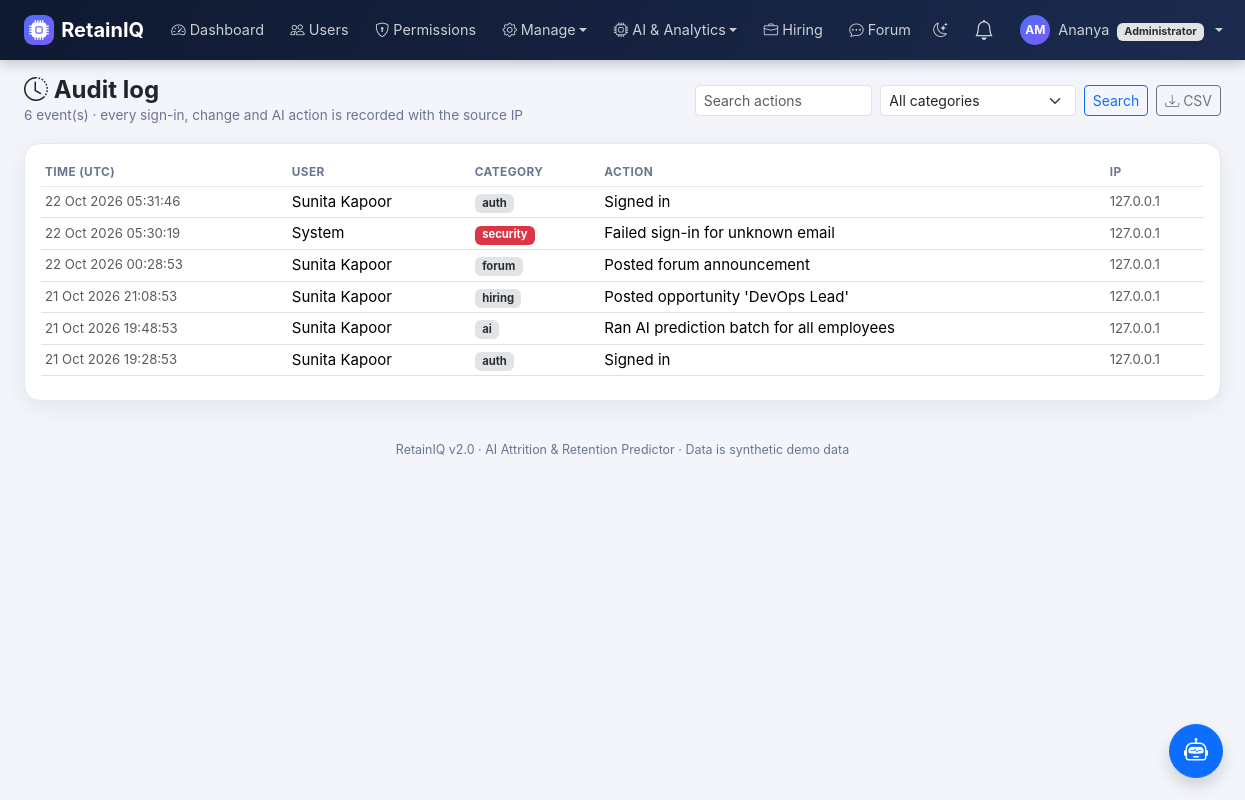
/admin/logs (signed in), run on the app's committed database.
### models.py (models this page shows, shortened)
class User(db.Model, UserMixin):
    id = db.Column(db.Integer, primary_key=True)
    name = db.Column(db.String(120), nullable=False)
    email = db.Column(db.String(120), unique=True, nullable=False, index=True)
    password_hash = db.Column(db.String(255), nullable=False)
    role = db.Column(db.String(20), nullable=False)
    department_id = db.Column(db.Integer, db.ForeignKey("department.id"))
    manager_id = db.Column(db.Integer, db.ForeignKey("user.id"), nullable=True)
    is_active_flag = db.Column(db.Boolean, default=True)
    created_at = db.Column(db.DateTime, default=utcnow)
    last_login_at = db.Column(db.DateTime)
    failed_login_count = db.Column(db.Integer, default=0)
    locked_until = db.Column(db.DateTime)
    must_change_password = db.Column(db.Boolean, default=False)
    department = db.relationship("Department", backref="users")
    manager = db.relationship("User", remote_side=[id], backref="direct_reports")
    employee_profile = db.relationship("Employee", backref="user", uselist=False)
    @property
    def is_active(self):
        return bool(self.is_active_flag)
    @property
    def role_label(self):
        return ROLE_LABELS.get(self.role, self.role.replace("_", " ").title())
    @property
    def initials(self):
        parts = (self.name or "?").split()
        return (parts[0][0] + (parts[-1][0] if len(parts) > 1 else "")).upper()

class ActivityLog(db.Model):
    id = db.Column(db.Integer, primary_key=True)
    user_id = db.Column(db.Integer, db.ForeignKey("user.id"))
    action = db.Column(db.String(255))
    category = db.Column(db.String(30), default="general")   # auth/admin/ai/data/hiring/forum/security
    ip_address = db.Column(db.String(64))
    timestamp = db.Column(db.DateTime, default=utcnow, index=True)
    user = db.relationship("User")

### routes/admin.py (the view)
@bp.route("/logs")
@permission_required("view_activity_logs")
def logs():
    cat, q = request.args.get("category", ""), request.args.get("q", "").strip()
    page = max(1, request.args.get("page", 1, type=int))
    query = ActivityLog.query
    if cat:
        query = query.filter_by(category=cat)
    if q:
        query = query.filter(ActivityLog.action.ilike(f"%{q}%"))
    total = query.count()
    rows = query.order_by(ActivityLog.timestamp.desc()).offset((page - 1) * 25).limit(25).all()
    cats = [c for (c,) in db.session.query(ActivityLog.category).distinct().all() if c]
    return render_template("admin/logs.html", logs=rows, cats=sorted(cats), cat=cat, q=q, page=page,
                           pages=max(1, -(-total // 25)), total=total)

### routes/admin.py (called while the page is built)
@bp.before_request
@login_required
@roles_required("super_admin")
def guard():
    pass

### security.py (called while the page is built)
def csrf_token():
    if "_csrf" not in session:
        session["_csrf"] = secrets.token_urlsafe(32)
    return session["_csrf"]

def csrf_input():
    return Markup(f'<input type="hidden" name="csrf_token" value="{csrf_token()}">')

def has_permission(user, perm):
    from models import RolePermission
    if not getattr(user, "is_authenticated", False):
        return False
    if user.role == "super_admin":
        return True
    cache = g.setdefault("_perm_cache", {})
    if user.role not in cache:
        cache[user.role] = {rp.permission for rp in RolePermission.query.filter_by(role=user.role)}
    return perm in cache[user.role]

def permission_required(*perms):
    def deco(fn):
        @wraps(fn)
        def wrapper(*a, **kw):
            if not current_user.is_authenticated:
                abort(401)
            if not all(has_permission(current_user, p) for p in perms):
                abort(403)
            return fn(*a, **kw)
        return wrapper
    return deco

### utils.py (called while the page is built)
def roles_required(*roles):
    def decorator(fn):
        @wraps(fn)
        def wrapper(*args, **kwargs):
            if not current_user.is_authenticated:
                abort(401)
            if current_user.role not in roles:
                abort(403)
            return fn(*args, **kwargs)
        return wrapper
    return decorator

### templates/admin/logs.html (shortened to what this page needs)
{% extends "base.html" %}
{% block content %}
<div class="page-head"><div><h4><i class="bi bi-clock-history"></i> Audit log</h4><div class="sub">{{ total }} event(s) · every sign-in, change and AI action is recorded with the source IP</div></div>
  <div class="d-flex gap-2 flex-wrap"><form class="d-flex gap-2"><input name="q" value="{{ q }}" class="form-control form-control-sm" placeholder="Search actions">
    <select name="category" class="form-select form-select-sm" onchange="this.form.submit()"><option value="">All categories</option>{% for c in cats %}<option {{ 'selected' if cat==c }}>{{ c }}</option>{% endfor %}</select>
    <button class="btn btn-sm btn-outline-primary">Search</button></form>
    <a class="btn btn-sm btn-outline-secondary" href="{{ url_for('admin.logs_csv') }}"><i class="bi bi-download"></i> CSV</a></div></div>
<div class="card-soft p-3"><div class="table-responsive"><table class="table table-sm mb-2"><thead><tr><th>Time (UTC)</th><th>User</th><th>Category</th><th>Action</th><th>IP</th></tr></thead><tbody>
  {% for l in logs %}<tr><td class="small text-muted text-nowrap">{{ l.timestamp.strftime('%d %b %Y %H:%M:%S') }}</td><td>{{ l.user.name if l.user else 'System' }}</td>
    <td><span class="badge bg-{{ 'danger' if l.category=='security' else 'secondary-subtle text-secondary-emphasis' }}">{{ l.category }}</span></td><td>{{ l.action }}</td><td class="small text-muted">{{ l.ip_address }}</td></tr>
  {% else %}<tr><td colspan="5" class="text-center text-muted py-4">No events match.</td></tr>{% endfor %}</tbody></table></div>
  </div>
{% endblock %}

### templates/base.html (shortened to what this page needs)
<!DOCTYPE html>
<html lang="en" data-bs-theme="light">
<head>
<link href="{{ url_for('static', filename='vendor/bootstrap/bootstrap.min.css') }}" rel="stylesheet">
<link href="{{ url_for('static', filename='vendor/bootstrap-icons/bootstrap-icons.min.css') }}" rel="stylesheet">
<link href="{{ url_for('static', filename='css/style.css') }}" rel="stylesheet">
</head>
<body>
{% if current_user.is_authenticated %}
<nav class="navbar navbar-expand-xl navbar-dark app-navbar sticky-top">
  <div class="container-fluid px-lg-4">
    <a class="navbar-brand fw-bold d-flex align-items-center" href="{{ url_for('auth.dashboard') }}">
      <span class="brand-mark"><i class="bi bi-cpu-fill"></i></span>RetainIQ
    </a>
    <div class="collapse navbar-collapse" id="navMain">
      <ul class="navbar-nav me-auto gap-xl-1">
        {% for it in nav_items %}
          {% if it.children %}
          <li class="nav-item dropdown">
            <a class="nav-link dropdown-toggle" href="#" role="button" data-bs-toggle="dropdown"><i class="bi bi-{{ it.icon }}"></i> {{ it.label }}</a>
          </li>
          {% else %}
          <li class="nav-item"><a class="nav-link {{ 'active' if request.endpoint == it.endpoint }}" href="{{ url_for(it.endpoint) }}"><i class="bi bi-{{ it.icon }}"></i> {{ it.label }}</a></li>
          {% endif %}
        {% endfor %}
      </ul>
      <ul class="navbar-nav align-items-xl-center gap-1">
        <li class="nav-item"><a class="nav-link" href="#" onclick="toggleTheme();return false;" title="Toggle dark mode"><i id="themeIcon" class="bi bi-moon-stars"></i></a></li>
        <li class="nav-item dropdown">
          <a class="nav-link position-relative" href="#" role="button" data-bs-toggle="dropdown" aria-label="Notifications">
            <i class="bi bi-bell fs-5"></i>
          </a>
        </li>
        <li class="nav-item dropdown">
          <a class="nav-link dropdown-toggle d-flex align-items-center gap-2" href="#" role="button" data-bs-toggle="dropdown">
            <span class="avatar">{{ current_user.initials }}</span>
            <span class="d-xl-inline">{{ current_user.name.split()[0] }} <span class="badge bg-secondary-subtle text-secondary-emphasis ms-1">{{ current_user.role_label }}</span></span>
          </a>
        </li>
      </ul>
    </div>
  </div>
</nav>
{% endif %}
<main class="container-fluid px-lg-4 py-3">
  {% block content %}{% endblock %}
</main>
<footer class="app-foot">RetainIQ v2.0 · AI Attrition &amp; Retention Predictor · Data is synthetic demo data</footer>
{% if current_user.is_authenticated and can_assistant and request.endpoint != 'hr.dashboard' %}
<button class="btn btn-primary rounded-circle shadow position-fixed" style="right:22px;bottom:22px;width:54px;height:54px;z-index:1040" data-bs-toggle="offcanvas" data-bs-target="#assistantPanel" aria-label="Open AI assistant"><i class="bi bi-robot fs-4"></i></button>
{% endif %}
</body>
</html>

### static/css/style.css (style rules this page uses)
:root { --brand:#4f6ef7; --brand-2:#7c5cfc; --navy:#0f1930; --navy-2:#1b2a4e; --risk-high:#e5484d; --risk-medium:#f5a524; --risk-low:#30a46c; --surface:#ffffff; --soft:#f3f5fb; --line:#e4e8f2; --muted:#6b7590; --shadow:0 6px 22px rgba(15,25,48,.07); }
body { background:var(--soft);font-family:"Inter","Segoe UI",system-ui,-apple-system,Roboto,sans-serif;font-size:.94rem }
.app-navbar { background:linear-gradient(110deg,var(--navy),var(--navy-2));box-shadow:0 2px 14px rgba(0,0,0,.25) }
.app-navbar .nav-link { white-space:nowrap;color:rgba(255,255,255,.78)!important;border-radius:8px;padding:.45rem .7rem!important;font-size:.9rem }
.brand-mark { display:inline-flex;width:30px;height:30px;border-radius:9px;align-items:center;justify-content:center; background:linear-gradient(135deg,var(--brand),var(--brand-2));color:#fff;margin-right:.45rem }
.avatar { width:30px;height:30px;border-radius:50%;background:linear-gradient(135deg,var(--brand),var(--brand-2)); color:#fff;display:inline-flex;align-items:center;justify-content:center;font-size:.75rem;font-weight:700 }
.card-soft,.kpi-card,.risk-card { background:var(--surface);border:1px solid var(--line);border-radius:16px;box-shadow:var(--shadow) }
.page-head { display:flex;flex-wrap:wrap;align-items:center;justify-content:space-between;gap:.75rem;margin-bottom:1.1rem }
.page-head h4 { margin:0;font-weight:750 }
.page-head .sub { color:var(--muted);font-size:.85rem }
.table>:not(caption)>*>* { vertical-align:middle }
.table thead th { font-size:.74rem;text-transform:uppercase;letter-spacing:.4px;color:var(--muted);font-weight:650;border-bottom-color:var(--line) }
footer.app-foot { color:var(--muted);font-size:.78rem;text-align:center;padding:1.5rem 0 1rem }

### data on the page
User: is_active_flag True (drawn), initials "AM", name "Ananya", role_label "Administrator"
ActivityLog: timestamp "22 Oct 2026 05:31:46", user "Sunita Kapoor", category "auth", action "Signed in", ip_address "127.0.0.1"
ActivityLog: timestamp "22 Oct 2026 05:30:19", user "System", category "security", action "Failed sign-in for unknown email", ip_address "127.0.0.1"
ActivityLog: timestamp "22 Oct 2026 00:28:53", user "Sunita Kapoor", category "forum", action "Posted forum announcement", ip_address "127.0.0.1"
ActivityLog: timestamp "21 Oct 2026 21:08:53", user "Sunita Kapoor", category "hiring", action "Posted opportunity 'DevOps Lead'", ip_address "127.0.0.1"
ActivityLog: timestamp "21 Oct 2026 19:48:53", user "Sunita Kapoor", category "ai", action "Ran AI prediction batch for all employees", ip_address "127.0.0.1"
ActivityLog: timestamp "21 Oct 2026 19:28:53", user "Sunita Kapoor", category "auth", action "Signed in", ip_address "127.0.0.1"

### other printed values
{{ it.label }} "Dashboard" "Users" "Permissions" "Hiring" "Forum"
{{ it.label }} "Manage" "AI & Analytics"
{{ total }} "6"
